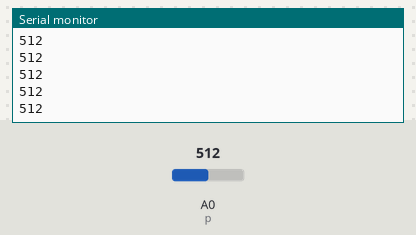
This sketch was run on a simulated Arduino Uno, built with avr-gcc and run on an emulated ATmega328P. Shown: the last lines printed to the serial monitor. The inputs (shaded band) are chosen by the test bench; at power-on: A0 (p) = 512.

Above: at 1.2 s.
1.3 s: A0 (p) set to 716
At 2.3 s:
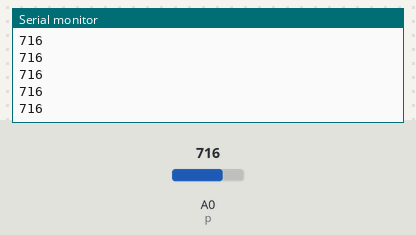
2.8 s: A0 (p) set to 900
At 3.9 s:
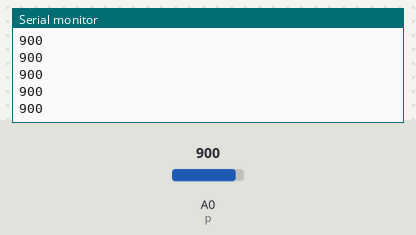
Timing chart, 0 to 5.8 s (numbered marks = the images above; inputs shaded):
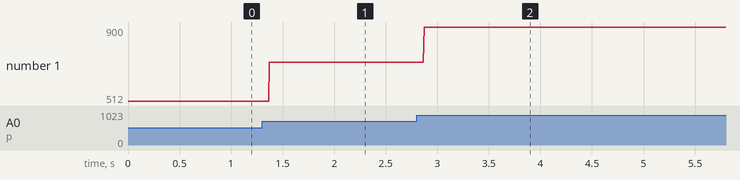

Measured:
- after the input at 1.3 s, the serial monitor: prints a new line after 0.07 s (image 1)
- after the input at 2.8 s, the serial monitor: prints a new line after 0.07 s (image 2)
- plotted number 1: 512 → 716 after the input at 1.3 s, 716 → 900 after the input at 2.8 s

The sketch:

analog_resolution_testing.ino
```cpp
int r;
int p = A0;
float v;
float ntu;

void setup()
{
  Serial.begin(9600);
  pinMode(p, INPUT);
}

void loop()
{
  r = analogRead(p);
  v = ((r / 1024.0) * 5.0);
  //ntu = -1120.4*square(r)+(1024*5742.3)*r-(1048576*4353.8);
  //ntu = -1120.4*square(r)+(1024*5742.3)*r-(1048576*4353.8);
  ntu = -1120.4 * square(v) + 5742.3 * v - 4353.8;
  //ntu/=1048576;
  Serial.println(r);
  //Serial.println(v);
  //Serial.println("check");
  //Serial.println(ntu);
  //delay(300);
}
```
